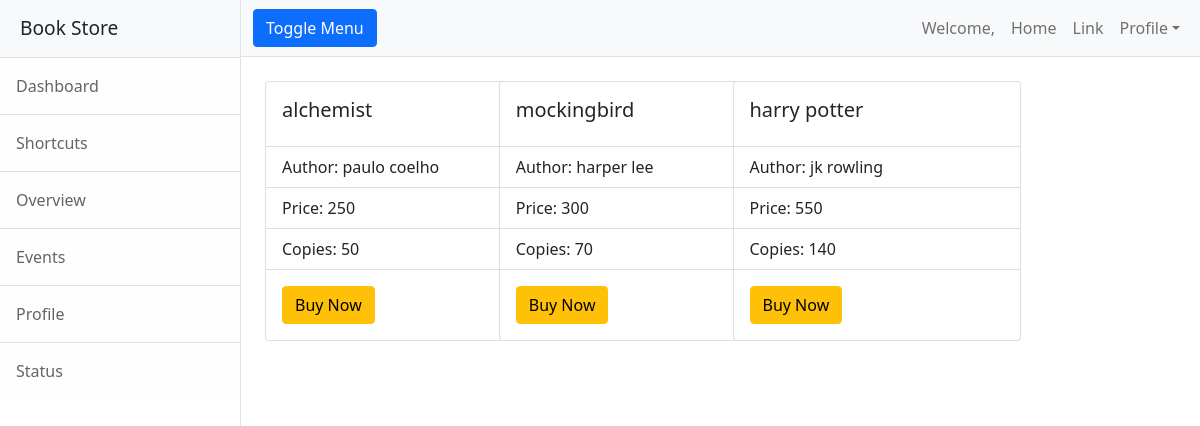
Page /customer/userhome on the earlier database version.
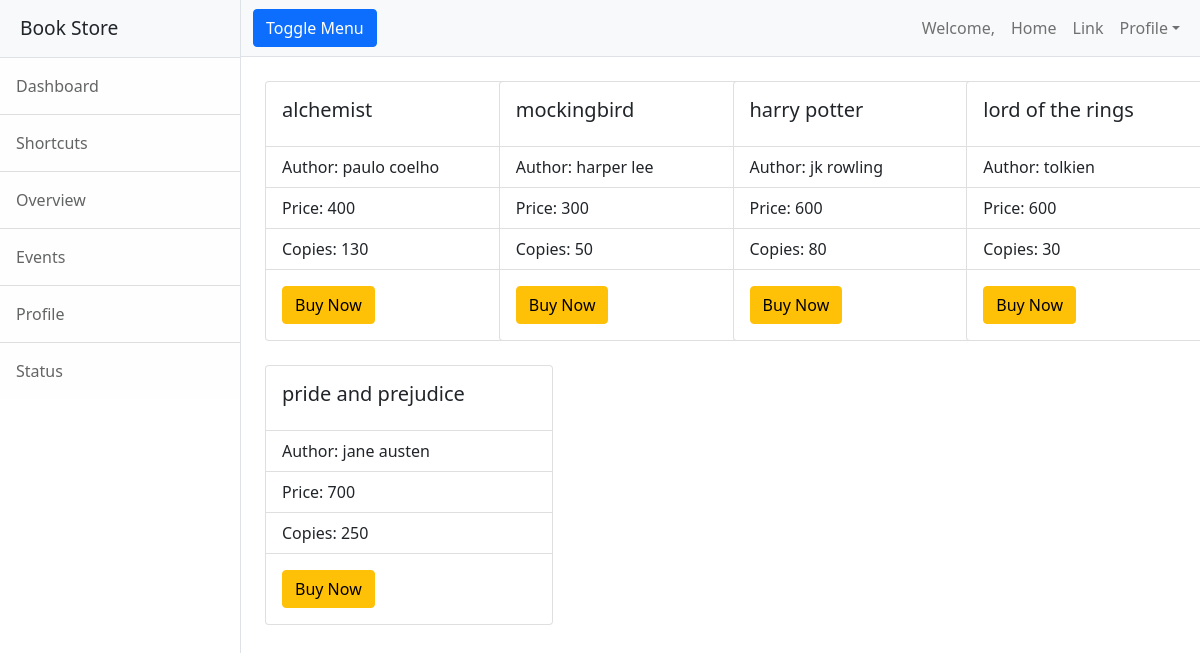
Same page on the later database version.
### owner/models.py (models this page shows, shortened)
class Book(models.Model):
    book_name = models.CharField(max_length=255, unique=True)
    author = models.CharField(max_length=255)
    price = models.PositiveIntegerField()
    copies = models.PositiveIntegerField()
    image = models.ImageField(upload_to='images', null=True)

### customer/views.py (the view)
# urls.py: path('userhome', views.user_home, name='userhome'),
def user_home(request):
    books = models.Book.objects.all()
    return render(request, 'user_home.html', context= {'books': books})

### customer/templates/user_home.html (shortened to what this page needs)
<!DOCTYPE html>
{% extends 'simple.html' %}
{% load static %}
{% block content %}
<div class="container">
    <div class="row">
        {% for book in books %}
        <div class="col-3"><br>
            <div class="card" style="width: 18rem;">
                <div class="card-body">
                    <h5 class="card-title">{{ book.book_name }}</h5>
                </div>
                <ul class="list-group list-group-flush">
                    <li class="list-group-item">Author: {{ book.author }}</li>
                    <li class="list-group-item">Price: {{ book.price }}</li>
                    <li class="list-group-item">Copies: {{ book.copies }}</li>
                </ul>
                <div class="card-body">
                    <a href="{% url 'ordercreate' book.id %}" class="btn btn-warning">Buy Now</a>
                </div>
            </div>
        </div>
        {% endfor %}
    </div>
</div>
{% endblock %}

### customer/templates/simple.html (shortened to what this page needs)
<!DOCTYPE html>
{% load static %}
<html lang="en">
    <head>
        <link href="{% static 'simple/css/styles.css' %}" rel="stylesheet" />
    </head>
    <body>
        <div class="d-flex" id="wrapper">
            <div class="border-end bg-white" id="sidebar-wrapper">
                <div class="sidebar-heading border-bottom bg-light">Book Store</div>
                <div class="list-group list-group-flush">
                    <a class="list-group-item list-group-item-action list-group-item-light p-3" href="#!">Dashboard</a>
                    <a class="list-group-item list-group-item-action list-group-item-light p-3" href="#!">Shortcuts</a>
                    <a class="list-group-item list-group-item-action list-group-item-light p-3" href="#!">Overview</a>
                    <a class="list-group-item list-group-item-action list-group-item-light p-3" href="#!">Events</a>
                    <a class="list-group-item list-group-item-action list-group-item-light p-3" href="#!">Profile</a>
                    <a class="list-group-item list-group-item-action list-group-item-light p-3" href="#!">Status</a>
                </div>
            </div>
            <div id="page-content-wrapper">
                <nav class="navbar navbar-expand-lg navbar-light bg-light border-bottom">
                    <div class="container-fluid">
                        <button class="btn btn-primary" id="sidebarToggle">Toggle Menu</button>
                        <div class="collapse navbar-collapse" id="navbarSupportedContent">
                            <ul class="navbar-nav ms-auto mt-2 mt-lg-0">
                                <li class="nav-item"><a class="nav-link" href="#!">Welcome, {{ request.user.username }}</a></li>
                                <li class="nav-item active"><a class="nav-link" href="{% url 'userhome' %}">Home</a></li>
                                <li class="nav-item"><a class="nav-link" href="#!">Link</a></li>
                                <li class="nav-item dropdown">
                                    <a class="nav-link dropdown-toggle" id="navbarDropdown" href="#" role="button" data-bs-toggle="dropdown" aria-haspopup="true" aria-expanded="false">Profile</a>
                                </li>
                            </ul>
                        </div>
                    </div>
                </nav>
                <div class="container-fluid">
                    {% block content %}
                    {% endblock %}
                </div>
            </div>
        </div>
    </body>
</html>

Differences in the rows shown:
changed Book "alchemist": price "250" → "400"; copies "50" → "130"
changed Book "mockingbird": copies "70" → "50"
changed Book "harry potter": price "550" → "600"; copies "140" → "80"
added Book: book_name "lord of the rings", author "tolkien", price "600", copies "30"
added Book: book_name "pride and prejudice", author "jane austen", price "700", copies "250"
